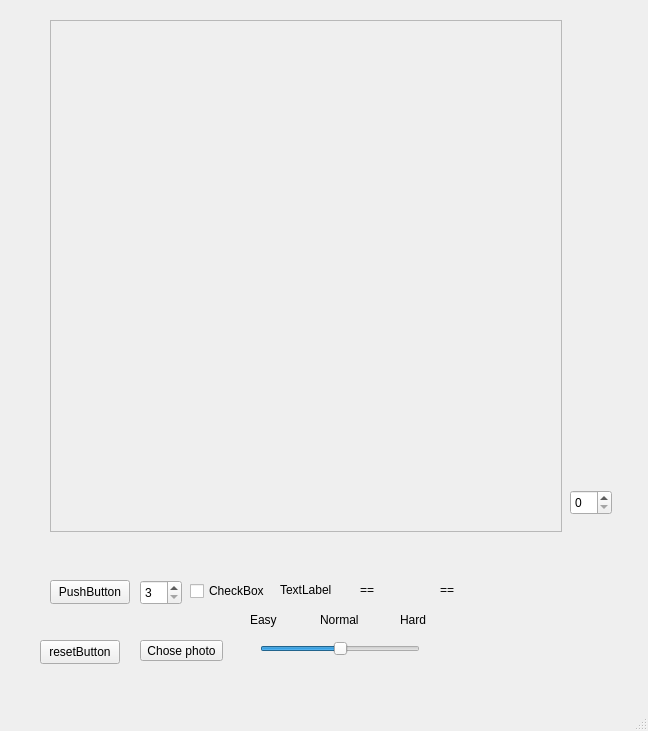
<?xml version="1.0" encoding="UTF-8"?>
<ui version="4.0">
 <class>MainWindow</class>
 <widget class="QMainWindow" name="MainWindow">
  <property name="geometry">
   <rect>
    <x>0</x>
    <y>0</y>
    <width>648</width>
    <height>731</height>
   </rect>
  </property>
  <property name="windowTitle">
   <string>MainWindow</string>
  </property>
  <widget class="QWidget" name="centralwidget">
   <widget class="QSpinBox" name="numberOfTiles">
    <property name="geometry">
     <rect>
      <x>140</x>
      <y>580</y>
      <width>42</width>
      <height>25</height>
     </rect>
    </property>
    <property name="minimum">
     <number>3</number>
    </property>
    <property name="maximum">
     <number>9</number>
    </property>
   </widget>
   <widget class="QPushButton" name="pushButton">
    <property name="geometry">
     <rect>
      <x>50</x>
      <y>580</y>
      <width>80</width>
      <height>24</height>
     </rect>
    </property>
    <property name="text">
     <string>PushButton</string>
    </property>
   </widget>
   <widget class="QFrame" name="frameForButtons">
    <property name="geometry">
     <rect>
      <x>50</x>
      <y>20</y>
      <width>512</width>
      <height>512</height>
     </rect>
    </property>
    <property name="frameShape">
     <enum>QFrame::StyledPanel</enum>
    </property>
    <property name="frameShadow">
     <enum>QFrame::Raised</enum>
    </property>
   </widget>
   <widget class="QPushButton" name="resetButton">
    <property name="geometry">
     <rect>
      <x>40</x>
      <y>640</y>
      <width>80</width>
      <height>24</height>
     </rect>
    </property>
    <property name="text">
     <string>resetButton</string>
    </property>
   </widget>
   <widget class="QSpinBox" name="testSpinBox">
    <property name="geometry">
     <rect>
      <x>570</x>
      <y>490</y>
      <width>42</width>
      <height>25</height>
     </rect>
    </property>
   </widget>
   <widget class="QCheckBox" name="winCheckBox">
    <property name="geometry">
     <rect>
      <x>190</x>
      <y>580</y>
      <width>78</width>
      <height>22</height>
     </rect>
    </property>
    <property name="text">
     <string>CheckBox</string>
    </property>
   </widget>
   <widget class="QLabel" name="timerLabel">
    <property name="geometry">
     <rect>
      <x>280</x>
      <y>580</y>
      <width>63</width>
      <height>20</height>
     </rect>
    </property>
    <property name="text">
     <string>TextLabel</string>
    </property>
   </widget>
   <widget class="QLabel" name="winLoseLabel">
    <property name="geometry">
     <rect>
      <x>440</x>
      <y>580</y>
      <width>63</width>
      <height>20</height>
     </rect>
    </property>
    <property name="text">
     <string>==</string>
    </property>
   </widget>
   <widget class="QLabel" name="maxTime">
    <property name="geometry">
     <rect>
      <x>360</x>
      <y>580</y>
      <width>63</width>
      <height>20</height>
     </rect>
    </property>
    <property name="text">
     <string>==</string>
    </property>
   </widget>
   <widget class="QPushButton" name="filePickerActivationButton">
    <property name="geometry">
     <rect>
      <x>140</x>
      <y>640</y>
      <width>83</width>
      <height>21</height>
     </rect>
    </property>
    <property name="text">
     <string>Chose photo</string>
    </property>
   </widget>
   <widget class="QSlider" name="horizontalSlider">
    <property name="geometry">
     <rect>
      <x>260</x>
      <y>640</y>
      <width>160</width>
      <height>18</height>
     </rect>
    </property>
    <property name="minimum">
     <number>1</number>
    </property>
    <property name="maximum">
     <number>3</number>
    </property>
    <property name="singleStep">
     <number>1</number>
    </property>
    <property name="pageStep">
     <number>1</number>
    </property>
    <property name="value">
     <number>2</number>
    </property>
    <property name="orientation">
     <enum>Qt::Horizontal</enum>
    </property>
   </widget>
   <widget class="QLabel" name="label">
    <property name="geometry">
     <rect>
      <x>250</x>
      <y>610</y>
      <width>31</width>
      <height>20</height>
     </rect>
    </property>
    <property name="text">
     <string>Easy</string>
    </property>
   </widget>
   <widget class="QLabel" name="label_2">
    <property name="geometry">
     <rect>
      <x>320</x>
      <y>610</y>
      <width>51</width>
      <height>20</height>
     </rect>
    </property>
    <property name="text">
     <string>Normal</string>
    </property>
   </widget>
   <widget class="QLabel" name="label_3">
    <property name="geometry">
     <rect>
      <x>400</x>
      <y>610</y>
      <width>41</width>
      <height>20</height>
     </rect>
    </property>
    <property name="text">
     <string>Hard</string>
    </property>
   </widget>
  </widget>
  <widget class="QMenuBar" name="menubar">
   <property name="geometry">
    <rect>
     <x>0</x>
     <y>0</y>
     <width>648</width>
     <height>25</height>
    </rect>
   </property>
  </widget>
  <widget class="QStatusBar" name="statusbar"/>
 </widget>
 <resources/>
 <connections/>
</ui>
